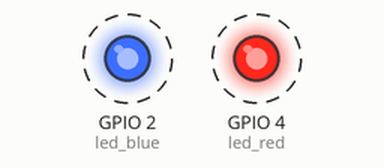
This program was run on a simulated ESP32 board running MicroPython. Shown: output pins drawn as LEDs (lit = HIGH). Dashed ring = blinking. What the program prints to the serial console is not drawn.

Above: at 0.07 s.
Timing chart, 0 to 3.0 s (numbered marks = the images above):
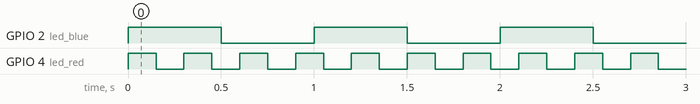

Measured:
- by itself, GPIO 2 (led_blue): alternates HIGH for 0.50 s and LOW for 0.50 s
- by itself, GPIO 4 (led_red): alternates HIGH for 0.15 s and LOW for 0.15 s

The program:

03_led_blink_hardware.py
```python
"""
[Tutorial 03] Điều khiển LED (Hardware) không chặn
Mô tả: Nháy 2 LED với tần số khác nhau bằng Asyncio.
Đây là ưu điểm lớn nhất của Asyncio so với dùng time.sleep() truyền thống.
"""

import asyncio
from machine import Pin

# Cấu hình chân (Thay đổi số chân tùy thuộc vào board của bạn)
# Ví dụ ESP32: Pin 2 là LED onboard, Pin 4 là LED ngoài
led_blue = Pin(2, Pin.OUT)
led_red = Pin(4, Pin.OUT)

async def blink_blue():
    """Nháy LED xanh mỗi 0.5 giây"""
    while True:
        led_blue.value(not led_blue.value())
        # Không dùng time.sleep(), dùng asyncio.sleep() để tránh treo task khác
        await asyncio.sleep(0.5)

async def blink_red():
    """Nháy LED đỏ mỗi 0.15 giây (nhanh hơn)"""
    while True:
        led_red.value(not led_red.value())
        await asyncio.sleep(0.15)

async def main():
    print("Bắt đầu nháy LED bất đồng bộ...")

    # Tạo 2 task chạy song song
    asyncio.create_task(blink_blue())
    asyncio.create_task(blink_red())

    # Vòng lặp main làm việc khác hoặc đơn giản là chờ
    while True:
        await asyncio.sleep(1)

try:
    asyncio.run(main())
except KeyboardInterrupt:
    # Tắt LED khi dừng
    led_blue.off()
    led_red.off()
    print("Dừng nháy LED.")
```
